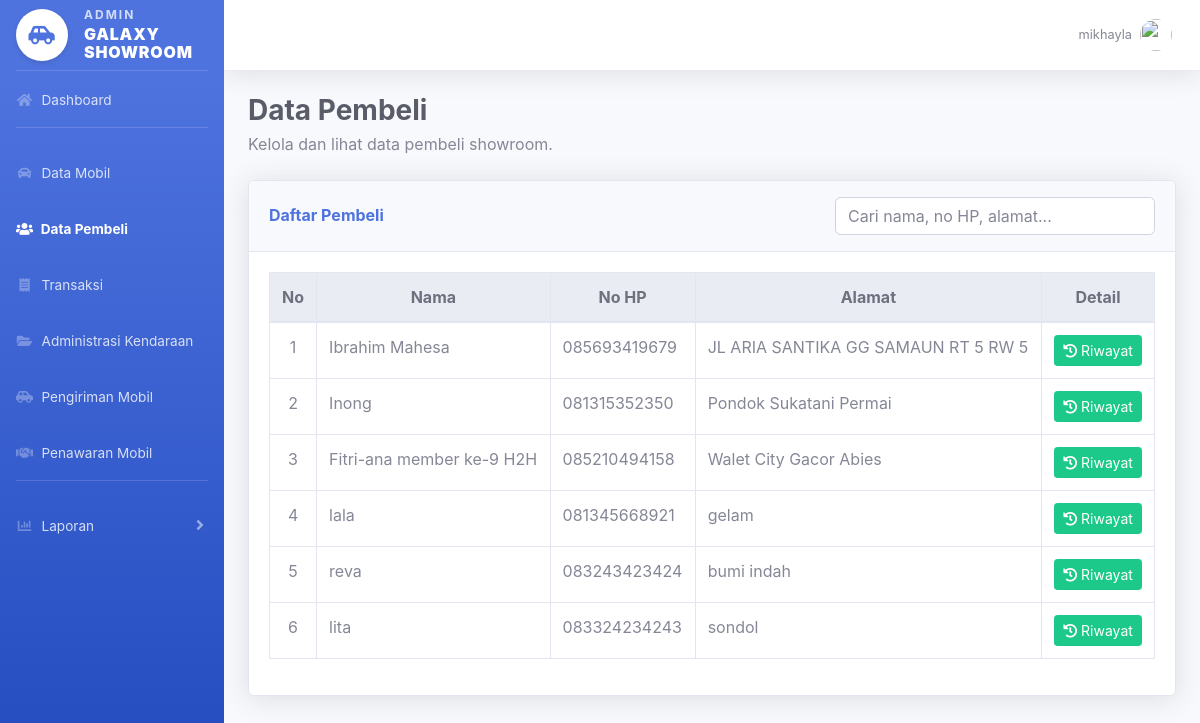
The page /admin/data_pembeli_admin.php (signed in) on the database its author committed.
### tables this page shows
CREATE TABLE `pembeli` (
  `id_pembeli` int(11) NOT NULL,
  `id_user` int(11) DEFAULT NULL,
  `nama` varchar(100) DEFAULT NULL,
  `alamat` text DEFAULT NULL,
  `no_hp` varchar(15) DEFAULT NULL,
  `foto` varchar(255) DEFAULT NULL
);

### admin/data_pembeli_admin.php (the view, shortened to what this page needs)
<?php
include "../config/koneksi.php";
$query = mysqli_query($koneksi, "SELECT * FROM pembeli ORDER BY id_pembeli DESC");
?>
<!DOCTYPE html>
<html>
<head>
    <link href="../assets/vendor/fontawesome-free/css/all.min.css" rel="stylesheet">
    <link href="../assets/css/sb-admin-2.min.css" rel="stylesheet">
</head>
<body id="page-top">
<div id="wrapper">
    <?php include "../includes/sidebar_admin.php"; ?>
    <div id="content-wrapper" class="d-flex flex-column">
        <div id="content">
            <?php include "../includes/topbar.php"; ?>
            <div class="container-fluid">
                <div class="d-sm-flex align-items-center justify-content-between mb-4">
                    <div>
                        <h1 class="h3 mb-1 text-gray-800 font-weight-bold">Data Pembeli</h1>
                        <p class="mb-0 text-gray-600">
                            Kelola dan lihat data pembeli showroom.
                        </p>
                    </div>
                </div>
                <div class="card shadow mb-4">
                    <div class="card-header py-3 d-flex flex-column flex-md-row align-items-md-center justify-content-between">
                        <h6 class="m-0 font-weight-bold text-primary mb-3 mb-md-0">
                            Daftar Pembeli
                        </h6>
                        <input type="text"
                               id="searchInput"
                               class="form-control"
                               style="max-width: 320px;"
                               placeholder="Cari nama, no HP, alamat..."
                               onkeyup="filterTable()">
                    </div>
                    <div class="card-body">
                        <?php if (mysqli_num_rows($query) > 0) { ?>
                            <div class="table-responsive">
                                <table class="table table-bordered table-hover" id="tablePembeli" width="100%" cellspacing="0">
                                    <thead class="thead-light">
                                        <tr class="text-center">
                                            <th>No</th>
                                            <th>Nama</th>
                                            <th>No HP</th>
                                            <th>Alamat</th>
                                            <th>Detail</th>
                                        </tr>
                                    </thead>
                                    <tbody>
                                        <?php
                                        $no = 1;
                                        while ($data = mysqli_fetch_assoc($query)) {
                                        ?>
                                        <tr>
                                            <td class="text-center"><?= $no++; ?></td>
                                            <td><?= htmlspecialchars($data['nama']); ?></td>
                                            <td><?= htmlspecialchars($data['no_hp']); ?></td>
                                            <td><?= htmlspecialchars($data['alamat']); ?></td>
                                            <td class="text-center">
                                                <a href="riwayat_pembelian.php?id=<?= $data['id_pembeli']; ?>"
                                                   class="btn btn-success btn-sm">
                                                    <i class="fas fa-history"></i>
                                                    Riwayat
                                                </a>
                                            </td>
                                        </tr>
                                        <?php } ?>
                                    </tbody>
                                </table>
                            </div>
                        <?php } ?>
                    </div>
                </div>
            </div>
        </div>
    </div>
</div>
</body>
</html>

### rows shown on the page
pembeli: nama "Ibrahim Mahesa", no_hp "085693419679", alamat "JL ARIA SANTIKA GG SAMAUN RT 5 RW 5"
pembeli: nama "Inong", no_hp "081315352350", alamat "Pondok Sukatani Permai"
pembeli: nama "Fitri-ana member ke-9 H2H", no_hp "085210494158", alamat "Walet City Gacor Abies"
pembeli: nama "lala", no_hp "081345668921", alamat "gelam"
pembeli: nama "reva", no_hp "083243423424", alamat "bumi indah"
pembeli: nama "lita", no_hp "083324234243", alamat "sondol"

### other values the page prints
$username "mikhayla"
